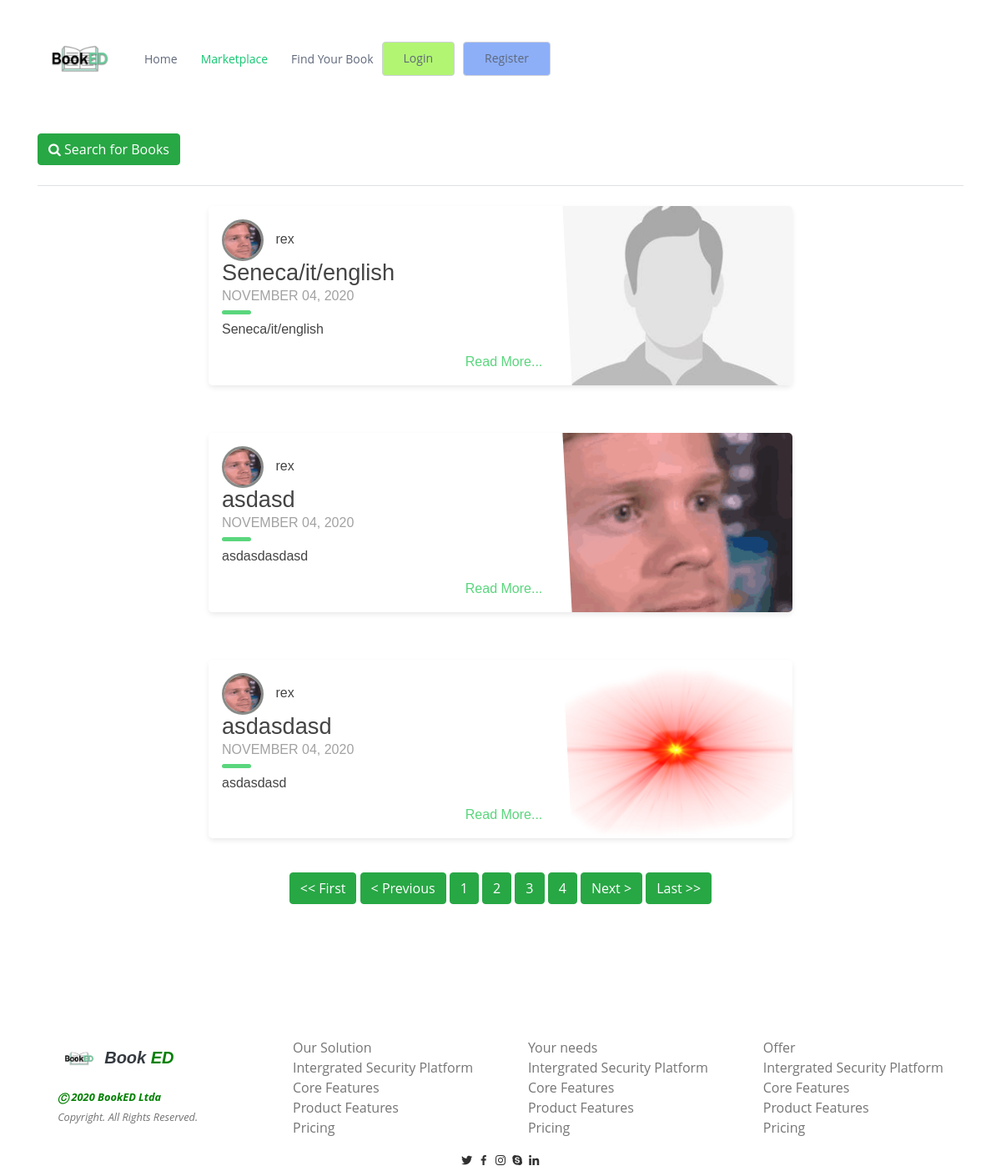
The app's page /market/?page=2 with its own data.
### main/models.py (models this page shows, shortened)
class Post(DirtyFieldsMixin, models.Model):
    title = models.CharField(max_length=50)
    content = models.TextField(max_length=500)
    schools = models.ForeignKey('School', null=True, blank=True, on_delete=models.CASCADE)
    course = models.ForeignKey(Course, on_delete=models.CASCADE, null=True, blank=True)
    classes = models.ManyToManyField(Class)
    date_posted = models.DateTimeField(default=timezone.now)
    semester = models.ForeignKey('Semester', null=True, blank=True, on_delete=models.CASCADE)
    objects = models.Manager()
    isbn = models.IntegerField(default=000)
    post_img = models.ImageField(upload_to='post_image',default='default.jpg')
    author = models.ForeignKey(User, on_delete=models.CASCADE) #deleted post if user is deleted
    sponsored = models.BooleanField(default=False)
    visible = models.BooleanField(default=False)
    class Meta:
        ordering = ['-date_posted']

### users/models.py (models this page shows, shortened)
class Profile(models.Model):
    user = models.OneToOneField(User, on_delete=models.CASCADE) #one to one relationship with the user profile
    image = models.ImageField(default='default.jpg', upload_to='profile_pics') #default profile image
    image_back = models.ImageField(default='default_back.jpg', upload_to='background_pics') #default profile image
    school = models.ForeignKey(main.models.School, on_delete=models.CASCADE, null=True, blank= True)
    course = models.ForeignKey(main.models.Course, blank= True, on_delete=models.SET_NULL, null=True)
    classes = models.ForeignKey(main.models.Class, blank= True, on_delete=models.SET_NULL, null=True)
    semester = models.ForeignKey(main.models.Semester, blank= True, on_delete=models.SET_NULL, null=True)

### main/views.py (the view)
# urls.py: path('market/', PostListView.as_view(), name='Main-Market'),
class PostListView(ListView):
    model = Post
    queryset = Post.objects.filter(visible=True)
    template_name = 'main/market.html' # <app>/<models>_<viewtype>.html <APP>
    context_object_name = 'posts' #<MODELS>
    ordering =  ['-date_posted']
    paginate_by = 3

### main/models.py (called while the page is built)
    def __str__(self):
        return self.name

    def __str__(self):
        return self.semester

### main/templates/main/market.html (shortened to what this page needs)
{% load static %}
<!DOCTYPE html>
<html lang="en">
<head>
  <link rel="stylesheet" href="https://cdnjs.cloudflare.com/ajax/libs/font-awesome/4.7.0/css/font-awesome.min.css">
  <link href="{% static 'assets/vendor/bootstrap/css/bootstrap.min.css' %}" rel="stylesheet">
  <link href="{% static 'assets/vendor/icofont/icofont.min.css' %}" rel="stylesheet">
  <link href="{% static 'assets/vendor/boxicons/css/boxicons.min.css' %}" rel="stylesheet">
  <link href="{% static 'assets/css/style.css' %}" rel="stylesheet">
  <link rel="stylesheet" href="{% static 'assets/css/filter.css' %}">
</head>
<body>
  <header id="header" class="fixed-top">
    <div class="container d-flex align-items-center">
      <a href="/"><img src="{% static 'assets/img/BookED_Logo1.png' %}" alt="MainLogo" class="img-fluid" width="100" height="100"></a>
      <nav class="nav-menu d-none d-lg-block">
        <ul>
          <li><a href="/">Home</a></li>
          <li class="active"><a href="#market">Marketplace</a></li>
          <li><a href="/filter">Find Your Book</a></li>
      {% if user.is_authenticated %}
      <a href="/profile" class="get-started-btn scrollto">Profile</a>
      <a href="{% url 'Post-Create' %}" class="get-post-btn scrollto">New Post</a>
      {% else %}
      <a href="/login" class="get-started-btn scrollto">Login</a>
      <a href="/register" class="get-register-btn scrollto">Register</a>
      {% endif %}
    </ul>
  </nav>
    </div>
  </header>
  {% block content %}
    <main id="main">
      <div class="container" style="margin-top: 13%;">
      <a href="/filter" type="button" class="btn btn-success"><i class="fa fa-search"></i> Search for Books</a>
      <br>
      <br>
      <legend class="border-bottom mb-4"></legend>
        {% for post in posts %}
        <div class="container">
          <div class="blog-card alt">
            <div class="meta">
              <div class="photo" style="background-image: url({{post.post_img.url}})"></div>
              <ul class="details">
                <li class="author"><a href="{% url 'Post-Detail' post.id %}">{{ post.title }}</a></li>
                <li class="date">{{ post.date_posted|date:"F d, Y" }}</li>
                <li class="tags">
                  <ul>
                    <li><a href="{% url 'User-Posts' post.author.username %}">School : {{  post.schools }}</a></li>
                    <li><a href="{% url 'User-Posts' post.author.username %}">Semester : {{  post.semester }}</a></li>
                    <li><a href="{% url 'User-Posts' post.author.username %}">ISBN Number : {{  post.isbn }}</a></li>
                  </ul>
                </li>
              </ul>
            </div>
            <div class="description">
              <img class="rounded-circle article-img" src="{{ post.author.profile.image.url }}">
              <a class="mr-2" href="{% url 'User-Posts' post.author.username %}">{{ post.author }}</a>
              <h1><a href="{% url 'Post-Detail' post.id %}">{{ post.title }}</a></h1>
              <h2>{{ post.date_posted|date:"F d, Y" }}</h2>
              <p>{{ post.content|truncatewords:50 }}</p>
              <p class="read-more">
                <a href="{% url 'Post-Detail' post.id %}">Read More...</a>
              </p>
            </div>
          </div>
            <br>
      {% endfor %}
    </div>
      <div class="container" style="text-align: center;">
      {% if is_paginated %}
        {% if page_obj.has_previous %}
        <a href="?page=1" class="btn btn-success mb-4"><< First</a>
        <a href="?page={{ page_obj.previous_page_number }}" class="btn btn-success mb-4"> < Previous</a>
        {% endif %}
        {% for num in page_obj.paginator.page_range %}
          {% if page_obj.number == num %}
            <a href="?page={{ num }}" class="btn btn-success mb-4">{{num}}</a>
          {% elif num > page_obj.number|add:'-3' and num < page_obj.number|add:'3' %}
            <a href="?page={{ num }}" class="btn btn-success mb-4">{{num}}</a>
          {% endif %}
        {% endfor %}
        {% if page_obj.has_next %}
        <a href="?page={{ page_obj.next_page_number }}" class="btn btn-success mb-4">Next ></a>
        <a href="?page={{ page_obj.paginator.num_pages }}" class="btn btn-success mb-4">Last >></a>
        {% endif %}
      </div>
      {% endif %}
      {% endblock content %}
    </div>
  <br>
  </main>
  <br>
  <br>
  <footer id="footer">
    <footer>
      <div class="row justify-content-around mb-0 pt-5 pb-0 ">
          <div class=" col-11">
              <div class="row justify-content-center">
                  <div class="col-md-3 col-12 font-italic align-items-center mt-md-3 mt-4">
                      <h5><span> <img class="image-footer"  src="{% static 'assets/img/BookED_Logo1.png' %}" class="img-fluid mb-1 "></span><b class="text-dark"> Book<span style="color: green;"> ED</span></b></h5>
                      <small class="copy-rights cursor-pointer">&#9400; 2020 BookED Ltda</small><br> <small>Copyright. All Rights Reserved. </small>
                  </div>
                  <div class="col-md-3 col-12 my-sm-0 mt-5">
                      <ul class="list-unstyled">
                          <li class="mt-md-3 mt-4">Our Solution</li>
                          <li>Intergrated Security Platform</li>
                          <li>Core Features</li>
                          <li>Product Features</li>
                          <li>Pricing</li>
                      </ul>
                  </div>
                  <div class="col-md-3 col-12 my-sm-0 mt-5">
                      <ul class="list-unstyled">
                          <li class="mt-md-3 mt-4">Your needs</li>
                          <li>Intergrated Security Platform</li>
                          <li>Core Features</li>
                          <li>Product Features</li>
                          <li>Pricing</li>
                      </ul>
                  </div>
                  <div class="col-xl-auto col-md-3 col-12 my-sm-0 mt-5">
                      <ul class="list-unstyled">
                          <li class="mt-md-3 mt-4">Offer</li>
                          <li>Intergrated Security Platform</li>
                          <li>Core Features</li>
                          <li>Product Features</li>
                          <li>Pricing</li>
                      </ul>
                  </div>
              </div>
          </div>
      </div>
<center>
    <div class="footer-top">
        <div class="social-links">
          <a href="#" class="twitter"><i class="bx bxl-twitter"></i></a>
          <a href="#" class="facebook"><i class="bx bxl-facebook"></i></a>
          <a href="#" class="instagram"><i class="bx bxl-instagram"></i></a>
          <a href="#" class="google-plus"><i class="bx bxl-skype"></i></a>
          <a href="#" class="linkedin"><i class="bx bxl-linkedin"></i></a>
        </div>
      </div>
  </footer>
</body>
</html>

### main/static/assets/css/style.css (style rules this page uses)
body { font-family: "Open Sans", sans-serif; color: #444444; overflow-x: hidden; }
a { color: #2f302f; }
h1, h2, h3, h4, h5, h6 { font-family: "Raleway", sans-serif; }
#header { background: rgb(255, 255, 255); transition: all 0.5s; z-index: 997; padding: 20px 0; }
.nav-menu ul { margin: 0; padding: 0; list-style: none; }
.nav-menu > ul { display: flex; }
.nav-menu > ul > li { position: relative; white-space: nowrap; padding: 10px 0 10px 28px; }
.nav-menu a { display: block; position: relative; color: #5f687b; transition: 0.3s; font-size: 14px; font-family: "Open Sans", sans-serif; }
.nav-menu a:hover, .nav-menu .active > a, .nav-menu li:hover > a { color: #14c871; }
.get-started-btn { margin-left: 10px; background: rgb(178, 245, 115); color: #5f687b; border-radius: 4px; padding: 8px 25px; white-space: nowrap; transition: 0.3s; font-size: 14px; display: inline-block; border: 1px solid #cdd1d9; }
.get-register-btn { margin-left: 10px; background: rgb(141, 175, 248); color: #5f687b; border-radius: 4px; padding: 8px 25px; white-space: nowrap; transition: 0.3s; font-size: 14px; display: inline-block; border: 1px solid #cdd1d9; }
.mobile-nav { position: fixed; top: 55px; right: 15px; bottom: 15px; left: 15px; z-index: 9999; overflow-y: auto; background: #fff; transition: ease-in-out 0.2s; opacity: 0; visibility: hidden; border-radius: 10px; padding: 10px 0; }
.mobile-nav * { margin: 0; padding: 0; list-style: none; }
.mobile-nav a { display: block; position: relative; color: #5f687b; padding: 10px 20px; font-weight: 500; outline: none; }
.mobile-nav a:hover, .mobile-nav .active > a, .mobile-nav li:hover > a { color: #16df7e; text-decoration: none; }
.article-img { width: 50px; height: 50px; margin-right: 10px; border: 3px solid #888b88; }
.image-footer { vertical-align: middle !important; width: 100%; height: auto; width: calc(17px + 6 * ((350vw - 400px) / 680)) }
footer { color: #757575 !important }
.cursor-pointer { cursor: pointer !important; color: green; font-weight: bold }

### records on screen
Post: post_img (placeholder picture), author.profile.image (picture), author "rex", title "Seneca/it/english", date_posted "NOVEMBER 04, 2020", content "Seneca/it/english"
Post: post_img (picture), author.profile.image (picture), author "rex", title "asdasd", date_posted "NOVEMBER 04, 2020", content "asdasdasdasd"
Post: post_img (picture), author.profile.image (picture), author "rex", title "asdasdasd", date_posted "NOVEMBER 04, 2020", content "asdasdasd"

### other values on screen
{{ num }} "1" "3" "4"
{{ num }} "2"
